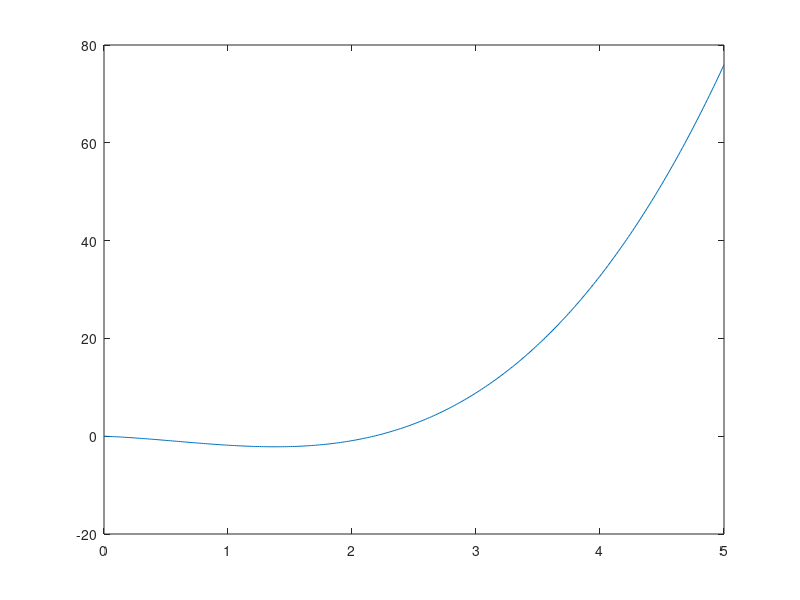

This figure's MATLAB source: (Note: this script raises an error after producing the figure.)
%% NM Lect 5

% fzero(function,x0) -> initial guess x0
% fzero(function, [x0 x1]) -> two guesses x0,x1 bracket the root


%% Brendt
x=linspace(0,5,300);
y=@(x) x.^3-2*x.^2-sin(x);
figure()
plot(x,y(x))
root=brendt(y,0,3)

%% Solve x^2-9

fun = @(x) x^2-9;
x0 = 0.2;
z=fzero(fun,x0)
%%
% If we want positive root we guess close to it
x0=0.6;
z=fzero(fun,x0)
%%
%If a sign change soes not happen between guesses it gives an error
x=fzero(fun,[-4,4])

%% x^10-1
options=optimset('display','iter');
fun= @(x) x.^10-1;
x=linspace(-1,5,200);
plot(x,fun(x))
[x,fx]=fzero(fun,0.5,options)

%% less stringent tolerance:
options=optimset('display','iter','tolx',1e-33);
fun= @(x) x^10-1;
[x,fx]=fzero(fun,0.5,options)

%%%%%%%%%%%%%%%%%%%%%%%%%%%
%% POLYNOMIAL ROOTS

c= [1 -3.5 2.75 2.125 -3.875 1.25];

% to evaluare the polynomial at some point:
polyval(c,1)
%%
% Determine roots
x=roots(c)
%%
%to go back to polynomial 
c1=poly(x)
%%%%%%%%%%%%%%%%%%%%%%%
